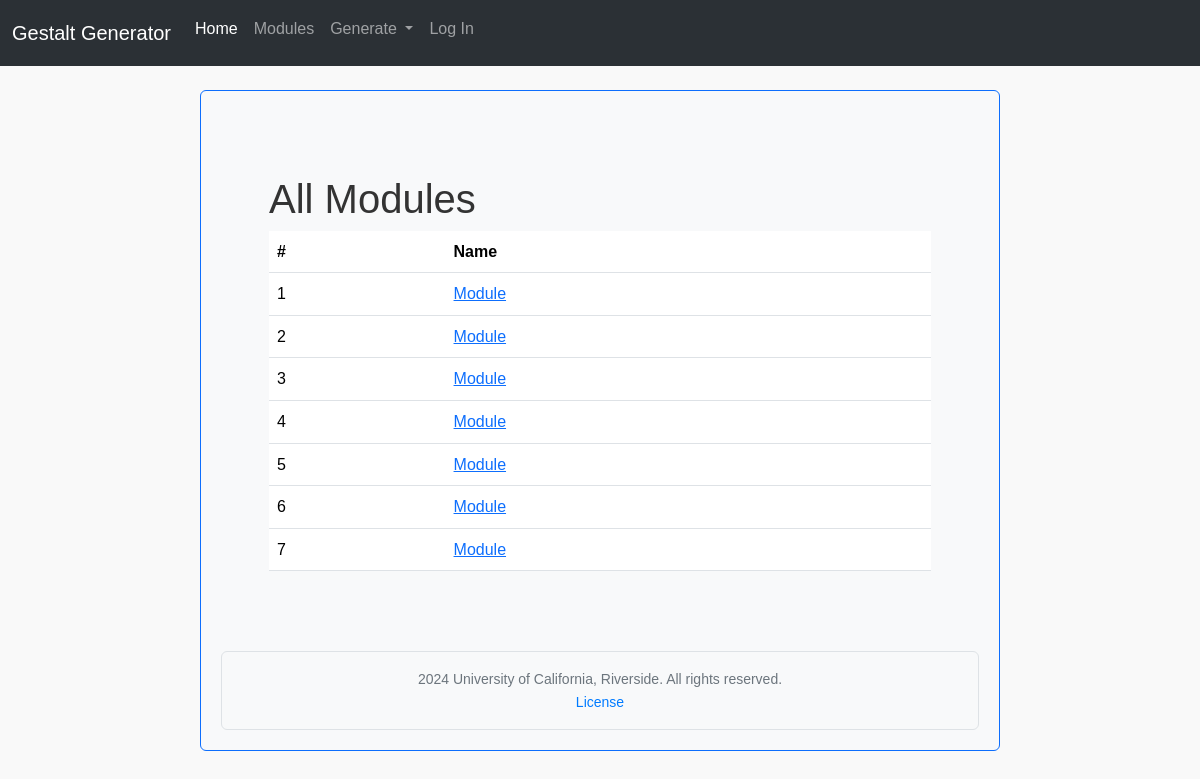
The page /retrieve_modules on the database as committed earlier.
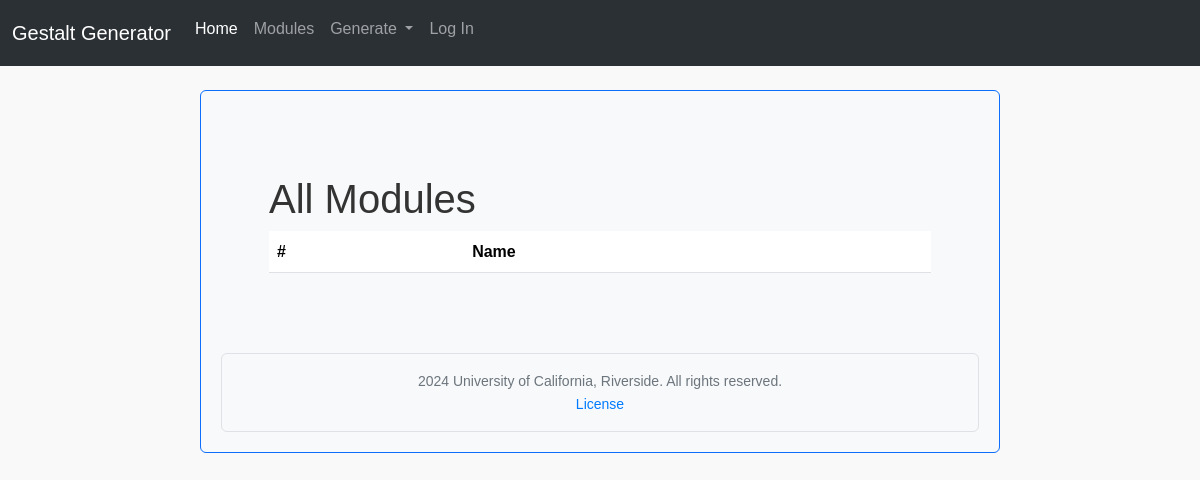
The same page on the database as committed later.
### app/db_models/models.py (models this page shows, shortened)
class EduModule(db.Model):
    __tablename__ = "edu_module"
    id = db.Column(db.Integer, primary_key=True)
    name = db.Column(db.String(256), nullable=False)
    folders = db.relationship("Folder", backref="edu_module", lazy=True)

### app/routes/module_retrieval/module_retrieval.py (the view)
@module_retrieval_bp.route("/retrieve_modules", methods=['GET', 'POST'])
def view_modules():
    modules = EduModule.query.all()
    module_data = []
    for module in modules:
        module_data.append({
            'id': module.id,
            'name': module.name,
        })
    print(f"This is the module data {module_data}")
    return render_template("view_modules.html", modules=module_data)

### app/templates/view_modules.html
{% extends "base.html" %}
{% block content %}
<h1>All Modules</h1>
<table class="table">
    <thead>
        <tr>
            <th scope="col">#</th>
            <th scope="col">Name</th>
        </tr>
    </thead>
    <tbody>
        {% for module in modules %}
        <tr>
            <td>{{ module.id }}</td>
                <td><a href="{{ url_for('module_retrieval_bp.view_module_details',module_name= module.name, module_id = module.id) }}">{{ module.name }}</a></td>
        </tr>
        {% endfor %}
    </tbody>
</table>
{% endblock %}

### app/templates/base.html (shortened to what this page needs)
<!doctype html>
<html lang="en">
  <head>
    {% block css %}
    <link href="https://cdn.jsdelivr.net/npm/bootstrap@5.3.3/dist/css/bootstrap.min.css" rel="stylesheet">
    <link rel="stylesheet" href="{{ url_for('static', filename='css/my_styles.css') }}">
    <link href="{{ url_for('static', filename='css/quiz_styles.css') }}" rel="stylesheet">
    {% endblock %}
  </head>
  <body>
    {% block navbar %}
    <nav class="navbar navbar-expand-lg bg-body-tertiary" data-bs-theme="dark"">
        <div class="container-fluid">
            <a class="navbar-brand" href="#">Gestalt Generator</a>
            <div class="collapse navbar-collapse" id="navbarNavDropdown">
                <ul class="navbar-nav">
                    <li class="nav-item">
                        <a class="nav-link active" aria-current="page" href="{{ url_for('routes.home') }}">Home</a>
                    </li>
                    <li class="nav-item">
                        <a class="nav-link" href="{{ url_for('module_retrieval_bp.view_modules') }}">Modules</a>
                    </li>
                    <li class="nav-item dropdown">
                        <a class="nav-link dropdown-toggle" href="#" role="button" data-bs-toggle="dropdown" aria-expanded="false">
                            Generate
                        </a>
                    </li>
                    {% if current_user.is_authenticated %}
                    <li class="nav-item-inline"><a class="nav-link" href="{{ url_for('auth.logout') }}">Log Out</a></li>
                    {% else %}
                    <li class="nav-item-inline"><a class="nav-link" href="{{ url_for('auth.login') }}">Log In</a></li>
                    {% endif %}
            </div>
        </div>
    </nav>
    {% endblock %}
    <div class="container border border-primary rounded mt-4 bg-light">
    <div class="container-fluid flex-grow-1 d-flex flex-column mt-3 mb-3 p-5">
        {% block content %}
        {% endblock %}
    </div>
    <footer class="custom_footer text-center border mt-3 p-3 rounded text-muted ">
        <p>
            2024 University of California, Riverside. All rights reserved.
        </p>
        <p>
            <a href="{{ url_for('routes.license') }}" target="_blank" style="color: #007bff; text-decoration: none;">
                License
            </a>
        </p>
    </footer>
  </body>
</html>

### app/static/css/my_styles.css (style rules this page uses)
html, body { font-family: Arial, sans-serif; line-height: 1.6; color: #333; margin: 0; height:100%; }
.text-center { margin-top: 5px; text-align: center; gap:5px; }
.container { max-width: 800px; margin: auto; padding: 20px; border: 1px solid #ddd; border-radius: 8px; background-color: #f9f9f9; }
ul { padding-left: 1.5rem; }
li { margin-bottom: 0.5rem; }
.custom_footer { text-align: center; padding: 20px; background-color: #f8f9fa; border-top: 1px solid #e9ecef; margin-top: 5px; }
.custom_footer p { font-size: 14px; color: #6c757d; }
.custom_footer a { color: #007bff; text-decoration: none; }

### app/static/css/quiz_styles.css (style rules this page uses)
body { font-family: Arial, sans-serif; margin: 20px; background-color: #f9f9f9; }
body, div, form, fieldset, legend, p, label { margin: 0; padding: 0; box-sizing: border-box; }

Rows that differ between the two databases and show on the page:
removed EduModule: id "1", name "Module"
removed EduModule: id "2", name "Module"
removed EduModule: id "3", name "Module"
removed EduModule: id "4", name "Module"
removed EduModule: id "5", name "Module"
removed EduModule: id "6", name "Module"
removed EduModule: id "7", name "Module"
